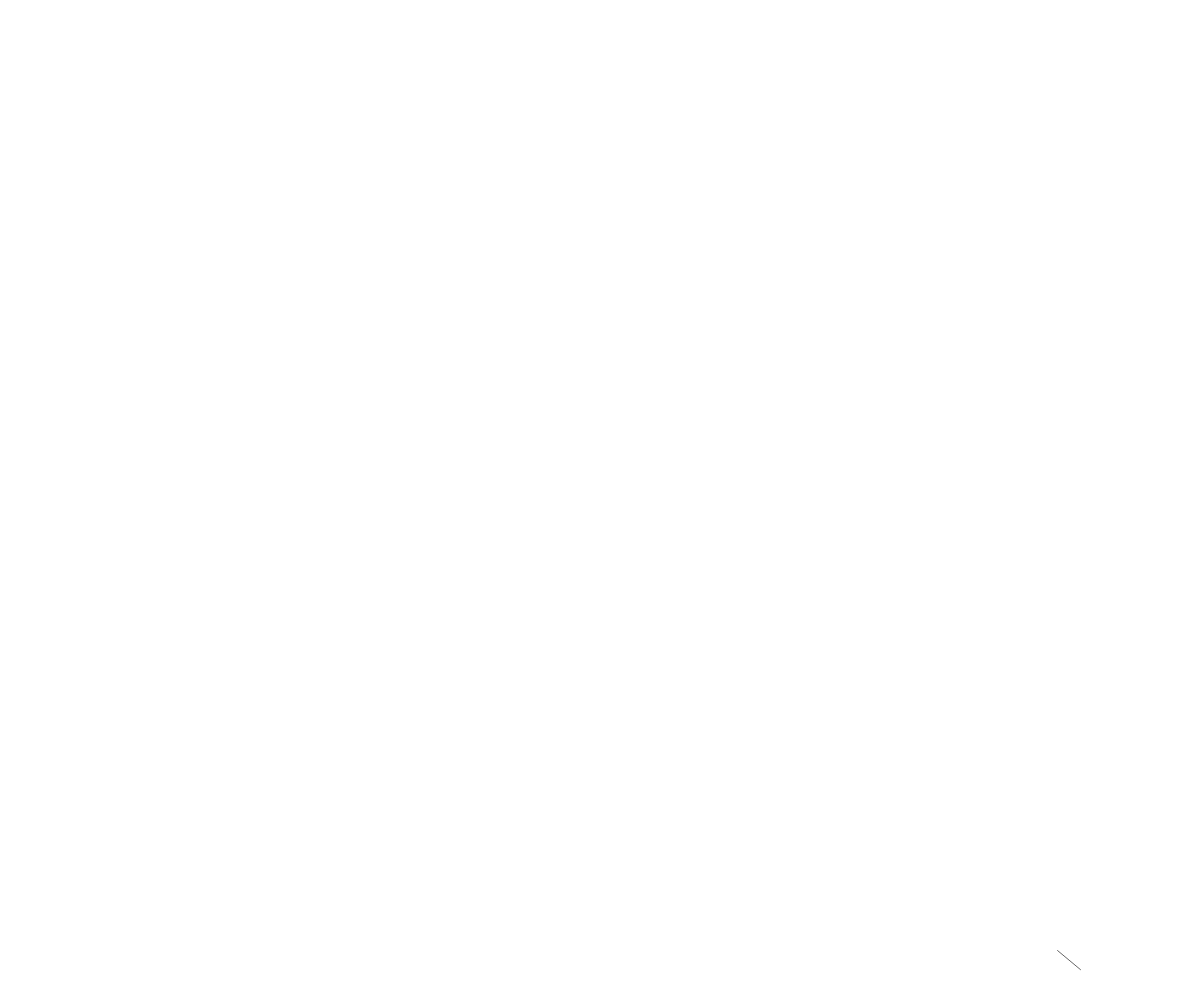
Frame 1 (no input)
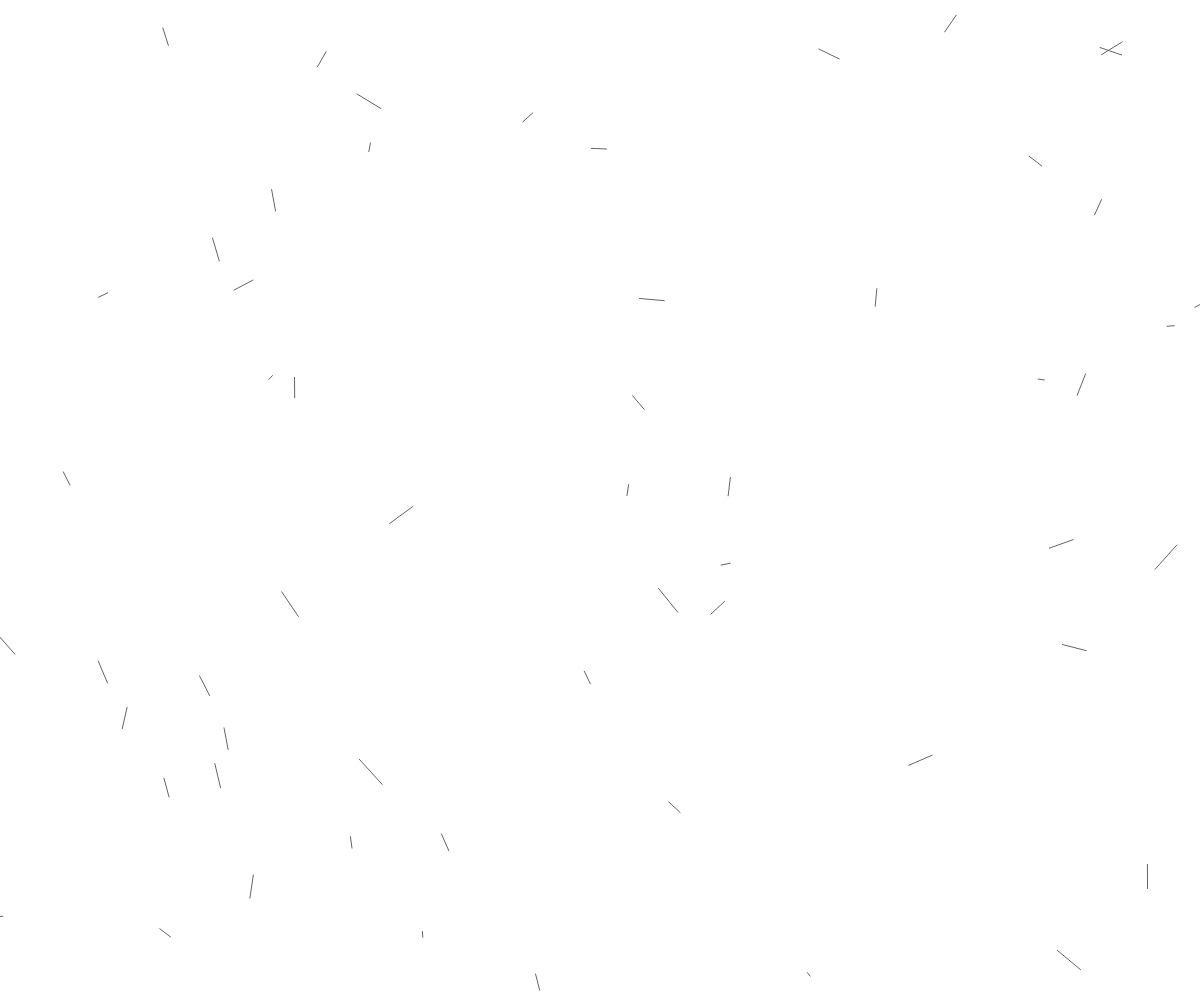
Frame 60 (no input)
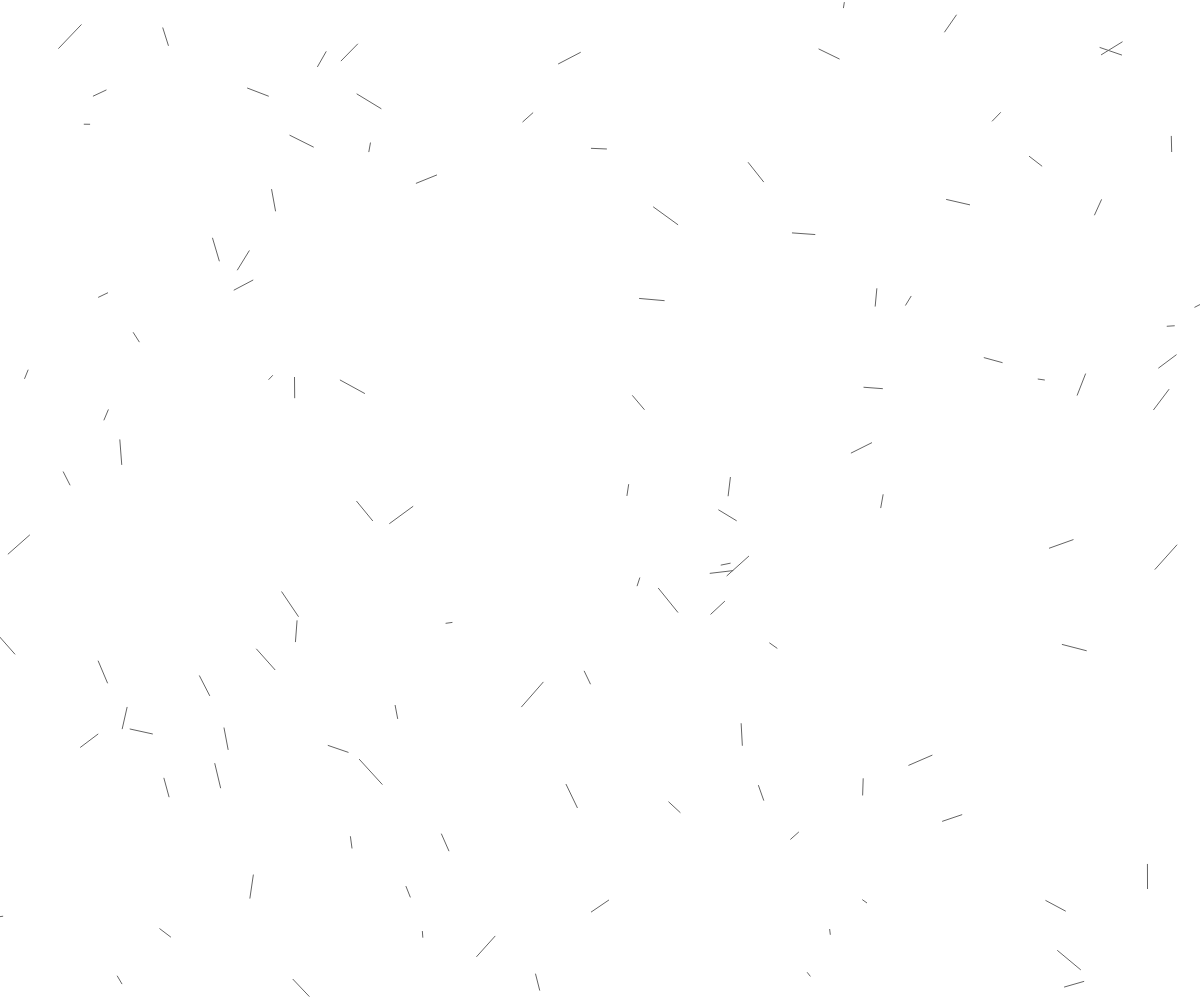
Frame 120 (the mouse pressed at the canvas centre since frame 60)

The p5.js sketch that drew these frames (run headless with seeded random() and noise() and a simulated clock; from frame 60 on, the mouse is pressed at the canvas centre):

// p5.js sketch
// ── sketch.js
var num_lines = 0;

function setup() {
	createCanvas(windowWidth, windowHeight);
	stroke(100);
	frameRate(30);
}

function draw() {

	var x, y, x2, y2;

	
	x = getRandomArbitrary(-30, windowWidth);
	y = getRandomArbitrary(-30, windowHeight);

	x2 = getRandomArbitrary(x-25, x+25);
	y2 = getRandomArbitrary(y-25, y+25);

	line(x, y, x2, y2);

	num_lines++;
}

function getRandomArbitrary(min, max) {
  return Math.random() * (max - min) + min;
}
